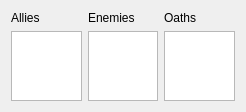
          <widget class="QWidget" name="page_12">
           <property name="geometry">
            <rect>
             <x>0</x>
             <y>0</y>
             <width>246</width>
             <height>109</height>
            </rect>
           </property>
           <attribute name="label">
            <string>Allies / Enemies / Oaths</string>
           </attribute>
           <layout class="QHBoxLayout" name="horizontalLayout_22">
            <item>
             <layout class="QVBoxLayout" name="verticalLayout_50">
              <item>
               <widget class="QLabel" name="label_45">
                <property name="text">
                 <string>Allies</string>
                </property>
               </widget>
              </item>
              <item>
               <widget class="QTextEdit" name="alliesTextEdit_sifrp">
                <property name="readOnly">
                 <bool>true</bool>
                </property>
               </widget>
              </item>
             </layout>
            </item>
            <item>
             <layout class="QVBoxLayout" name="verticalLayout_48">
              <item>
               <widget class="QLabel" name="label_44">
                <property name="text">
                 <string>Enemies</string>
                </property>
               </widget>
              </item>
              <item>
               <widget class="QTextEdit" name="enemiesTextEdit_sifrp">
                <property name="readOnly">
                 <bool>true</bool>
                </property>
               </widget>
              </item>
             </layout>
            </item>
            <item>
             <layout class="QVBoxLayout" name="verticalLayout_49">
              <item>
               <widget class="QLabel" name="label_43">
                <property name="text">
                 <string>Oaths</string>
                </property>
               </widget>
              </item>
              <item>
               <widget class="QTextEdit" name="oathsTextEdit_sifrp">
                <property name="readOnly">
                 <bool>true</bool>
                </property>
               </widget>
              </item>
             </layout>
            </item>
           </layout>
          </widget>
